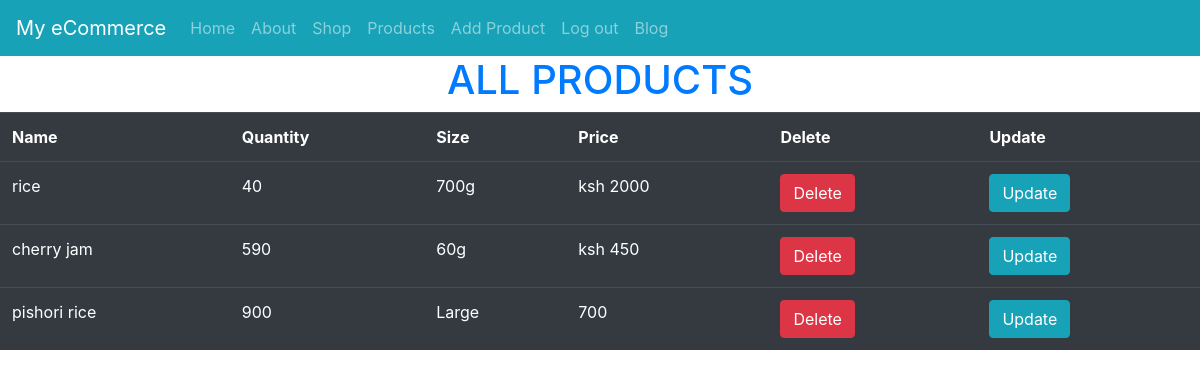
The app's page /products/ (signed in), older data.
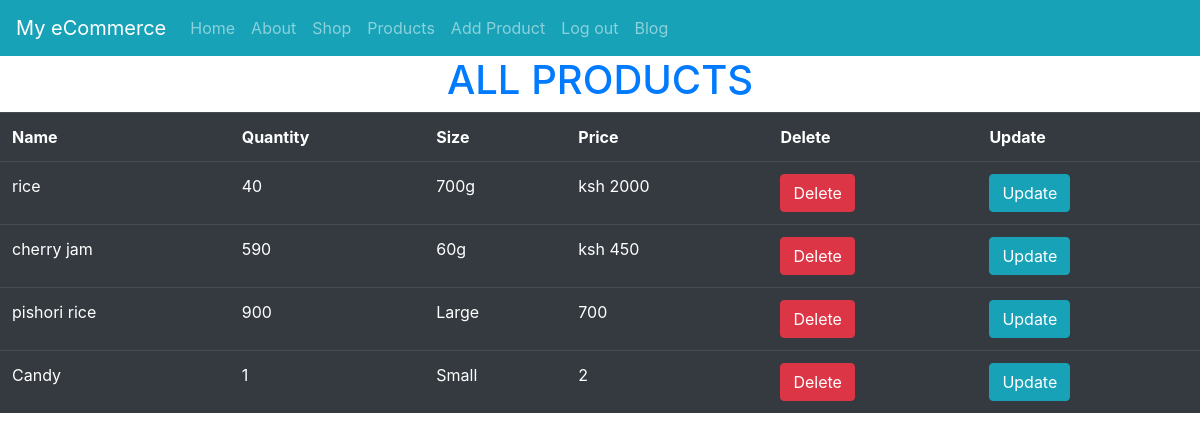
The same page, newer data.
### morningDjangoHtmlFormsProject/models.py (models this page shows)
class Product(models.Model):
    name = models.CharField(max_length=30, blank=False, null=False)
    qty = models.CharField(max_length=30, blank=False, null=False)
    size = models.CharField(max_length=25, blank=False, null=False)
    price = models.CharField(max_length=20, blank=False, null=False)

### morningDjangoHtmlFormsProject/views.py (the view)
# urls.py: path('products/', user_views.products, name='all-products'),
@login_required
def products(request):
    all_products = Product.objects.all()
    context = {"all_products": all_products}
    return render(request, 'products.html', context)

### templates/products.html
{% extends 'master.html' %}
{% load static %}
{% block content %}
    <div>
    <h1 class="text-center text-primary">ALL PRODUCTS</h1>
    <table class="table table-dark table-hover">
        <tr>
            <th>Name</th>
            <th>Quantity</th>
            <th>Size</th>
            <th>Price</th>
            <th>Delete</th>
            <th>Update</th>
        </tr>
        {% for product in all_products %}
            <tr>
                <td>{{ product.name }}</td>
                <td>{{ product.qty }}</td>
                <td>{{ product.size }}</td>
                <td>{{ product.price }}</td>
                <td><a class="btn btn-danger" href="/delete-product/{{ product.id }}">Delete</a></td>
                <td><a class="btn btn-info" href="/update-product/{{ product.id }}">Update</a></td>
            </tr>
        {% endfor %}
    </table>
    </div>
{% endblock %}

Row changes from the older to the newer data that the page shows:
added Product: name "Candy", qty "1", size "Small", price "2"
